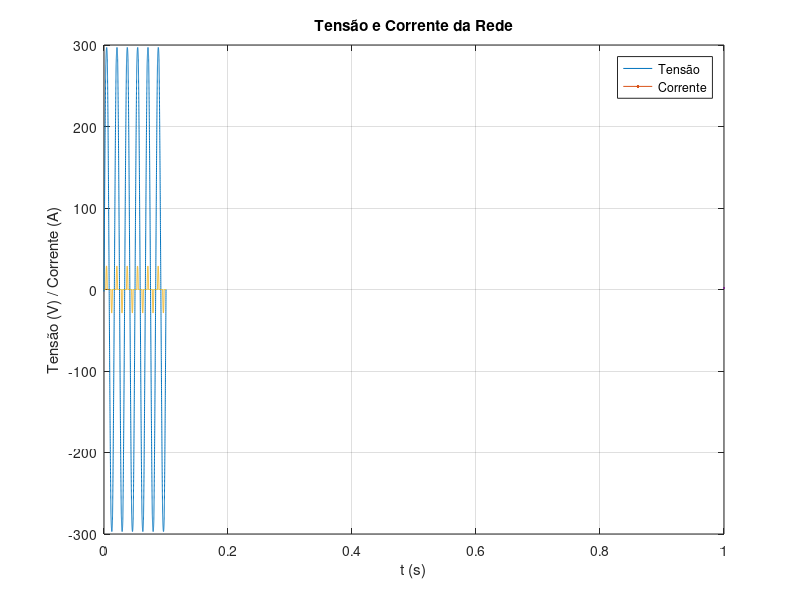
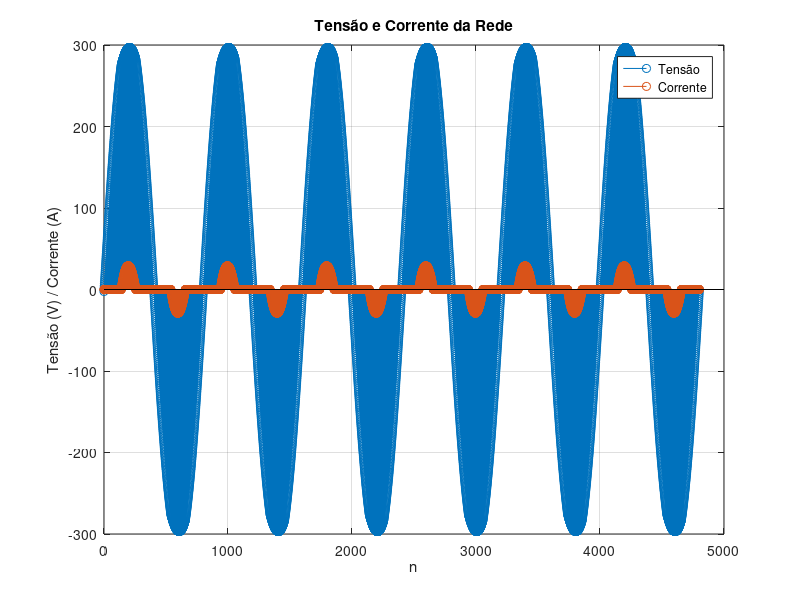
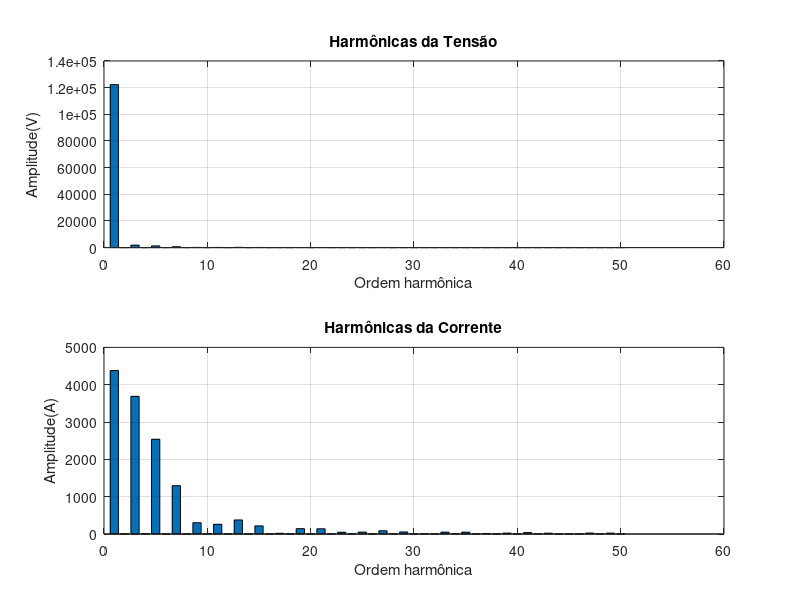
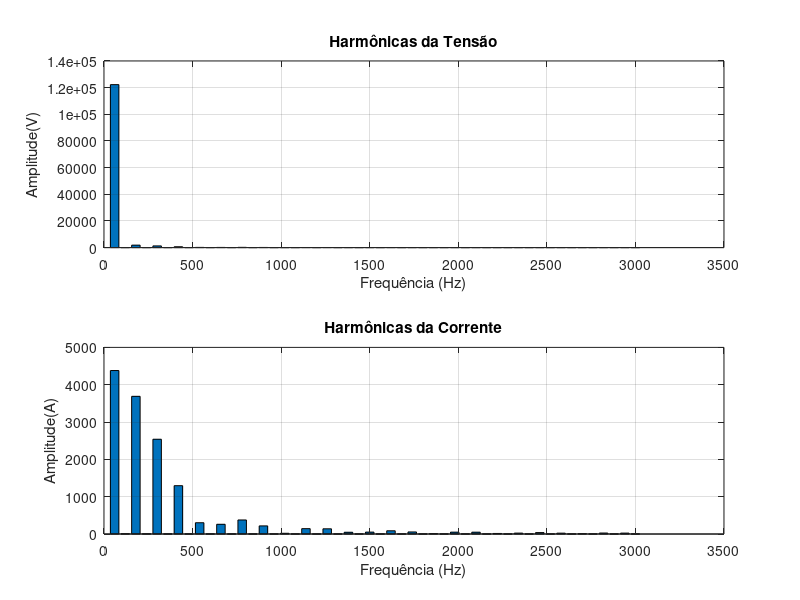

Reproduce these figures in MATLAB, in order.
close all;
clear all;
clc;

%load out_completo.mat;
load medidas.mat;
fs = 48000;      %Frequência de amostragem utilizada
T = 1/fs;        %Período de amostragem



%Exibe valores de tensão e corrente da rede em regime permanente
t_rp = [0:length(Irede_rp)-1]*T;
figure;
plot(t_rp,Vrede_rp,LineWidth=2);
hold on;
plot(t_rp,Irede_rp,LineWidth=2);
xlabel('t (s)');
ylabel('Tensão (V) / Corrente (A)');
title('Tensão e Corrente da Rede');
legend('Tensão', 'Corrente');
grid on;

%Exibe amostras da corrente e tensão da rede em regime permanente
n = 0:length(Vrede_rp)-1;
figure;
stem(n,Vrede_rp);
hold on;
stem(n,Irede_rp);
xlabel('n');
ylabel('Tensão (V) / Corrente (A)');
title('Tensão e Corrente da Rede');
legend('Tensão', 'Corrente');
grid on;

% --------- ITEM A ---------------------------------------
N = 800;
V_1ciclo = Vrede_rp(1:N); % primeiro ciclo tem 800 amostras
Vrms = sqrt(1/N*sum(V_1ciclo.^2)); % formula dada na questão --> sum(x) soma os valores do vetor | .^2 eleva cada termo ao quadrado

I_1ciclo = Irede_rp(1:800); % refaz a mesma coisa para a corrente, apenas trocando o nome da variavel e pegando o vetor correspondente 
Irms = sqrt(1/N*sum(I_1ciclo.^2));

% mostra os resultados
disp(["valor rms da tensão: ",Vrms]);
disp(["valor rms da corrente: ",Irms]);

% --------- ITEM B ---------------------------------------

V_fft = fft(V_1ciclo); %faz a análise de fourier da tensão e da corrente
I_fft = fft(I_1ciclo);

ordem_max = 50; 
harmonicas = (1:ordem_max)';
freqs = harmonicas * 60; %vetor para armazenar a frequencia das harmonicas dos sinais

% Amplitude verdadeira pegando o valor absoluto começando em 2 para
% eliminar o termo de 0 frequencia
V_h = abs(V_fft(2:ordem_max+1)); 
I_h = abs(I_fft(2:ordem_max+1));

%Gráficos de barras: amplitude por ordem
figure;
subplot(2,1,1);
bar(harmonicas, V_h(1:ordem_max));
xlabel('Ordem harmônica');
ylabel('Amplitude(V)');
title('Harmônicas da Tensão');
grid on;

subplot(2,1,2);
bar(harmonicas, I_h(1:ordem_max));
xlabel('Ordem harmônica');
ylabel('Amplitude(A)');
title('Harmônicas da Corrente');
grid on;

%--------- ITEM C ---------------------------------------
%Gráficos de barras: amplitude por ordem
figure;
subplot(2,1,1);
bar(freqs, V_h(1:ordem_max)); %apenas troquei a variavel que printa para o vetor de frequencias inicializado na questao anterior
xlabel('Frequência (Hz)');
ylabel('Amplitude(V)');
title('Harmônicas da Tensão');
grid on;

subplot(2,1,2);
bar(freqs, I_h(1:ordem_max));
xlabel('Frequência (Hz)');
ylabel('Amplitude(A)');
title('Harmônicas da Corrente');
grid on;

%--------- ITEM D ---------------------------------------
%Gráficos de barras: amplitude por ordem

V_porc = (V_h./V_h(1)) * 100; %o primeiro termo sendo 0 100% (frequencia fundamental) 
I_porc = (I_h./I_h(1)) * 100;

figure;
subplot(2,1,1);
bar(harmonicas, V_porc(1:ordem_max));
xlabel('Frequência (Hz)');
ylabel('Amplitude(%)');
title('Harmônicas da Tensão');
grid on;

subplot(2,1,2);
bar(harmonicas, I_porc(1:ordem_max));
xlabel('Frequência (Hz)');
ylabel('Amplitude(%)');
title('Harmônicas da Corrente');
grid on;

% Verificando as normas da tensão e corrente 9printa apenas aquelas que
% estao fora da norma
for i=2:50
    if V_porc(i) > 5
       disp([harmonicas(i), "nao esta de acordo com a norma de Tensão"])
    end

    if i < 11 && I_porc(i)>4
        disp([harmonicas(i), "nao esta de acordo com a norma de Corrente"])
    end

    if i >= 11 && i < 17 && I_porc(i)>2
        disp([harmonicas(i), "nao esta de acordo com a norma de Corrente"])
    end

    if i >= 17 && i < 23 && I_porc(i)>1.5
        disp([harmonicas(i), "nao esta de acordo com a norma de Corrente"])
    end

    if i >= 23 && i < 35 && I_porc(i)>0.6
        disp([harmonicas(i), "nao esta de acordo com a norma de Corrente"])
    end

    if i >= 35 && i < 50 && I_porc(i)>0.3
        disp([harmonicas(i), "nao esta de acordo com a norma de Corrente"])
    end
end

%--------- ITEM E ---------------------------------------
%aplicando a formula dada na questão usando a operação sum para somar os
%termos do vetor juntamente com a operação .^2 que faz a operação para cada
%termo do vetor

dhi_v = 100*sqrt(sum(V_h(2:50).^2))/V_h(1);
disp(["valor dhi da tensão",dhi_v]);

dhi_i = 100*sqrt(sum(I_h(2:50).^2))/I_h(1);
disp(["valor dhi da corrente",dhi_i]);
